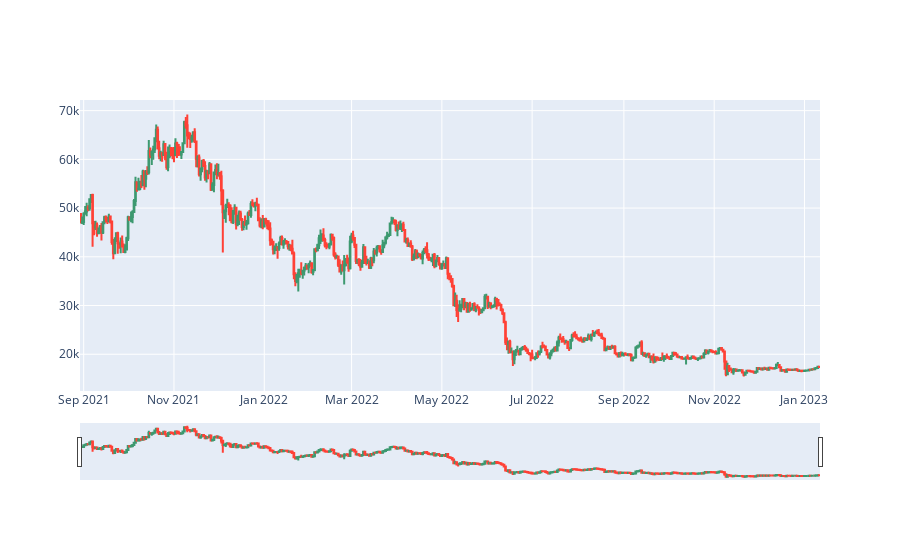
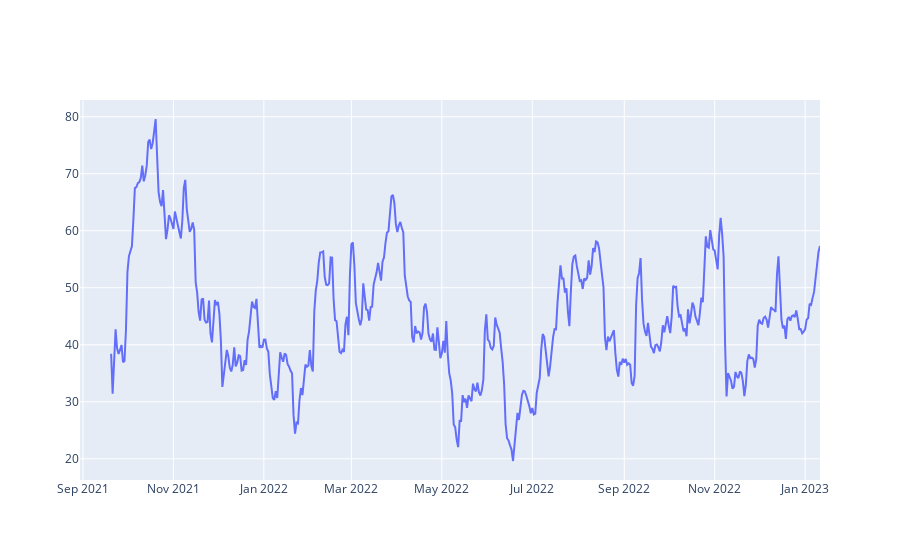

Here is the notebook cell these charts were saved with, in order:
### Code cell
fig = go.Figure(data=[go.Candlestick(x=df['date'],
                open=df['open'],
                high=df['high'],
                low=df['low'],
                close=df['close'])])

# fig.add_trace(
#     go.Scatter(
#         x=df['date'],
#         y=df['SMA']
#     ))

# fig1 = go.Figure(go.Scatter(
#         x=df['date'],
#         y=df['slope']
#     ))

rsi = go.Figure(go.Scatter(
        x=df['date'],
        y=df['rsi']
    ))
# for i in range(0, len(df)):
#     if df.iloc[i]['divergence']:
#         fig.add_vline(df.iloc[i]['date'])


# down_imbalances = []
# for i in range(2, len(df)-4):
#     prev_candle = df.iloc[i-2]
#     next_candle = df.iloc[i]
#     if prev_candle['low'] > next_candle['high']:
#         down_imbalances.append([round((prev_candle['low']+next_candle['high'])/2,2) , prev_candle['low'] , df.iloc[i-1]['date']])
#         fig.add_trace(go.Scatter(x=[df.iloc[i-1]['date']], y=[round((prev_candle['low']+next_candle['high'])/2,2)]))

#     for imbalance in down_imbalances:
#         candle = df.iloc[i+1]
#         if imbalance[0]<candle['high']<imbalance[1] or imbalance[0]<candle['open']<imbalance[1] or imbalance[0]<candle['close']<imbalance[1] or candle['open']<imbalance[0]<candle['close'] or candle['open']<imbalance[0]<candle['high']:
#             # print(imbalance[0],imbalance[1],candle['high'],candle['open'],candle['close'],candle['date'],imbalance[2])
#             # fig.add_vline(candle['date'])
#             # down_imbalances.remove(imbalance)
#             if df.iloc[i+1]['down_reversal'] or df.iloc[i+2]['down_reversal'] or df.iloc[i+3]['down_reversal']:
#                 fig.add_vline(candle['date'])
#                 down_imbalances.remove(imbalance)
#             else:
#                 down_imbalances.remove(imbalance)



    # candle = df.iloc[i]
    # if candle['down_reversal']:
    #     window = df.rolling(window=3)

    #     # Use the max function to get the maximum value in the window
    #     aboba = window['high'].max()
    #     for imbalance in down_imbalances:
    #         if candle['date']>imbalance[2] and imbalance[0]<aboba[i]<imbalance[1]:
    #             print(imbalance[0],aboba[i],imbalance[1],candle['date'],imbalance[2])
    #             fig.add_vline(candle['date'])

# for imbalance in up_imbalances:
#     fig.add_trace(go.Scatter(x=[imbalance[2]], y=[imbalance[0]]))
# for imbalance in down_imbalances:
#     fig.add_trace(go.Scatter(x=[imbalance[2]], y=[imbalance[0]]))
#fig1.update_layout(showlegend=False)
fig.update_layout(showlegend=False)
fig.show()

rsi.update_layout(showlegend=False)
rsi.show()
#fig1.show()

### Figure 1 — Plotly figure (JSON) as saved in the notebook; plotly's stock layout.template omitted (floating-point values rounded to 4 significant figures; data arrays with more than 128 entries replaced by an {"elided": "..."} marker saying what was removed)
{"data": [{"close": {"elided": "500 float values"}, "high": {"elided": "500 float values"}, "low": {"elided": "500 float values"}, "open": {"elided": "500 float values"}, "type": "candlestick", "x": {"elided": "500 str values"}}], "layout": {"showlegend": false}}

### Figure 2 — Plotly figure (JSON) as saved in the notebook; plotly's stock layout.template omitted (floating-point values rounded to 4 significant figures; data arrays with more than 128 entries replaced by an {"elided": "..."} marker saying what was removed)
{"data": [{"type": "scatter", "x": {"elided": "500 str values"}, "y": {"elided": "500 float values"}}], "layout": {"showlegend": false}}
